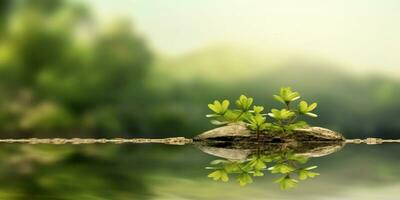
#> input picture Flask server/uploads/1699549669_nature1a.jpg, 400 x 200 px; its folder holds only this picture in this run
$ python -i hhhh.py   (imports and definitions only)
#> lines starting #> are read from the running program, lines starting #| are printed output that depends on the picture
from pathlib import Path
from flask import Flask, render_template, request
import cv2
import numpy as np
from skimage import feature
from sklearn.svm import OneClassSVM

# [1 line not run here, left out]
feedback_data = {
    'relevant_images': [],
    'irrelevant_images': [],
}
features = []
ALLOWED_EXTENSIONS = {'png', 'jpg', 'jpeg', 'gif'}
# [1 line that did not run here, left out]
# global onclass_svm_model
results = []
features_local = []
onclass_svm_model = OneClassSVM()

def allowed_file(filename):
    return '.' in filename and filename.rsplit('.', 1)[1].lower() in ALLOWED_EXTENSIONS
def extract_features(path):
#> called with path = 'uploads/1699549669_nature1a.jpg'
    image = cv2.imread(path)
#> image is the input picture: shape (200, 400, 3); mean B, G, R 91.3, 143.8, 133.8
    hist_rgb = cv2.calcHist([image], [0, 1, 2], None, [8, 8, 8], [0, 256, 0, 256, 0, 256]).flatten()
#> hist_rgb = 512 values, max 12819 at index 447, min 0 at index 2, mean 156.2
    hsv_image = cv2.cvtColor(image, cv2.COLOR_BGR2HSV)
#> hsv_image: shape (200, 400, 3); mean H, S, V 36.4, 115.9, 144.6
    hist_hsv = cv2.calcHist([hsv_image], [0, 1, 2], None, [8, 8, 8], [0, 256, 0, 256, 0, 256]).flatten()
#> hist_hsv = 512 values, max 6280 at index 79, min 0 at index 1, mean 156.2
    mean, std_dev = cv2.meanStdDev(image)
#> mean = [91.26, 143.8, 133.8]; std_dev = [71.55, 67.59, 71.51]
    mean, std_dev = mean.flatten(), std_dev.flatten()
    gray = cv2.cvtColor(image, cv2.COLOR_BGR2GRAY)
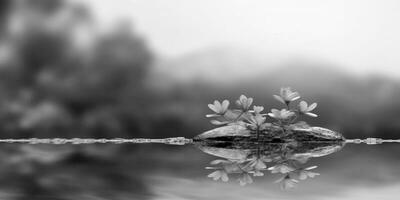
#> gray: shape (200, 400); min 0, max 250, mean 134.9
    graycom = feature.graycomatrix(gray, [1], [0, np.pi / 4, np.pi / 2, 3 * np.pi / 4], levels=256)
    contrast, dissimilarity, homogeneity, energy, correlation, ASM = (
        feature.graycoprops(graycom, prop)[0] for prop in
        ['contrast', 'dissimilarity', 'homogeneity', 'energy', 'correlation', 'ASM'])
#> contrast = [39.86, 202.4, 182.7, 198.5]; dissimilarity = [2.59, 5.85, 5.41, 5.87]; homogeneity = [0.558, 0.35, 0.368, 0.338]; energy = [0.0493, 0.0413, 0.0438, 0.0407]; correlation = [0.996, 0.979, 0.981, 0.979]; ASM = [0.00243, 0.00171, 0.00192, 0.00165]
    features_local = {'hist_rgb': hist_rgb, 'hist_hsv': hist_hsv, 'mean': mean, 'std_dev': std_dev,
                      'contrast': contrast, 'dissimilarity': dissimilarity, 'homogeneity': homogeneity,
                      'energy': energy, 'correlation': correlation, 'ASM': ASM, }
    return features_local
# [101 lines left out: functions upload_images, euclidean_distance, Simple_Search, upload, display_results, not called in this run]


# [2 lines not run here, left out]

>>> result = extract_features('uploads/1699549669_nature1a.jpg')
#> result = 10 items

$ run again, on Flask server/uploads/1699567841_lion.jpg
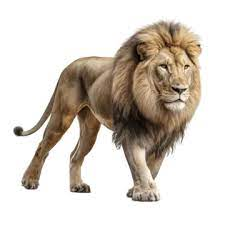
#> input picture Flask server/uploads/1699567841_lion.jpg, 225 x 225 px
#> in extract_features, image is the input picture: shape (225, 225, 3); mean B, G, R 196.3, 205, 212.8
#> hist_rgb = 512 values, max 32522 at index 511, min 0 at index 3, mean 98.88
#> hsv_image: shape (225, 225, 3); mean H, S, V 13.3, 33.6, 212.9
#> hist_hsv = 512 values, max 29505 at index 7, min 0 at index 0, mean 98.88
#> mean = [196.3, 205, 212.8]; std_dev = [82.44, 72.81, 63.81]
#> in extract_features, `gray = cv2.cvtColor(image, cv2.COLOR_BGR2GRAY)`:
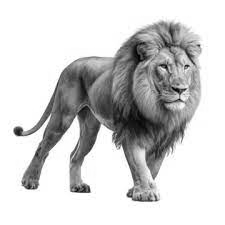
#> gray: shape (225, 225); min 2, max 255, mean 206.3
#> contrast = [273.6, 436.4, 182.3, 333.9]; dissimilarity = [6.87, 8.62, 5.38, 7.7]; homogeneity = [0.6, 0.582, 0.616, 0.585]; energy = [0.509, 0.502, 0.511, 0.502]; correlation = [0.973, 0.957, 0.982, 0.967]; ASM = [0.259, 0.252, 0.261, 0.252]
#> result = 10 items
